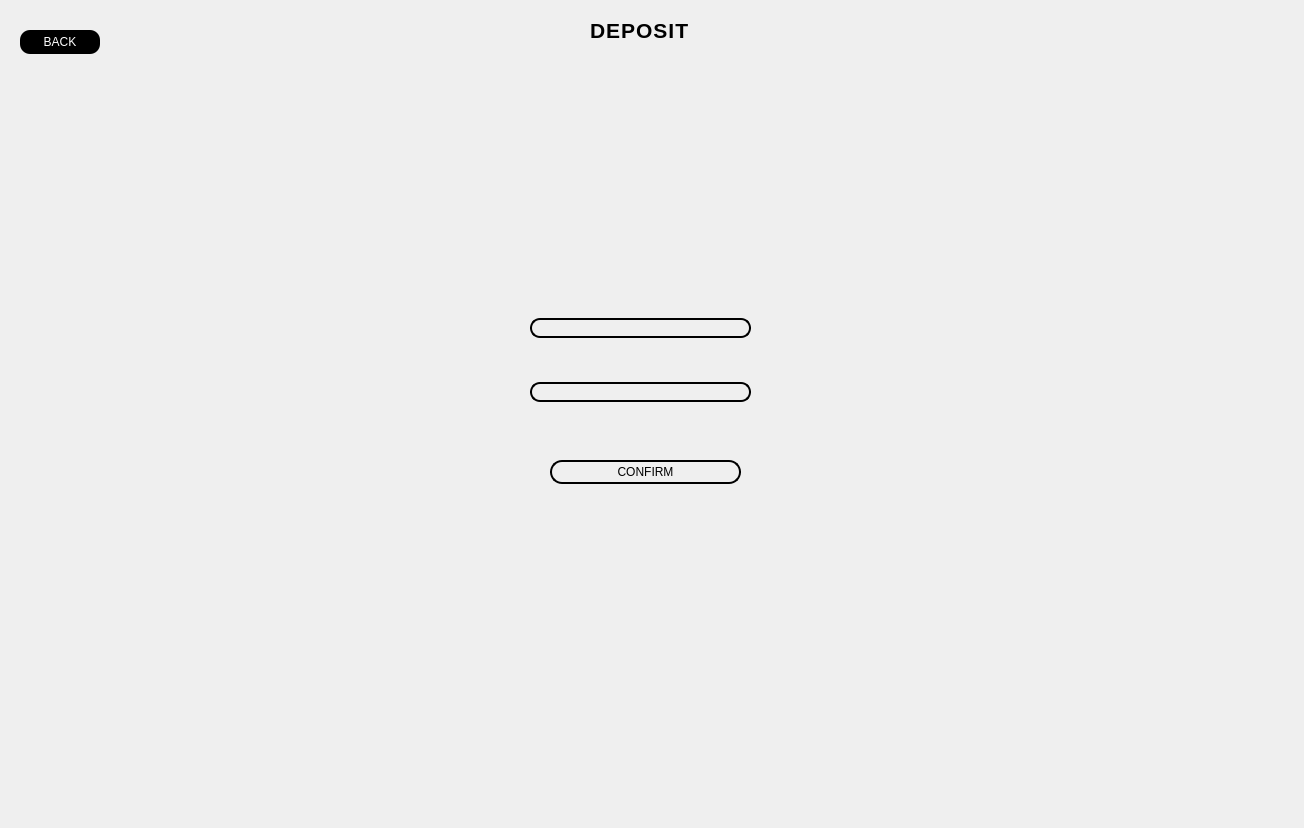
<?xml version="1.0" encoding="UTF-8"?>
<ui version="4.0">
 <class>CurrentUserDepositDialog</class>
 <widget class="QDialog" name="CurrentUserDepositDialog">
  <property name="geometry">
   <rect>
    <x>0</x>
    <y>0</y>
    <width>1304</width>
    <height>828</height>
   </rect>
  </property>
  <property name="windowTitle">
   <string>Dialog</string>
  </property>
  <widget class="QPushButton" name="pushButtonCUDepositBack">
   <property name="geometry">
    <rect>
     <x>20</x>
     <y>30</y>
     <width>80</width>
     <height>24</height>
    </rect>
   </property>
   <property name="styleSheet">
    <string notr="true">#pushButtonCUDepositBack{
background-color:black;
color:white;
border-radius:10px;
}
#pushButtonCUDepositBack:hover{

background-color:rgb(85, 170, 255);
}

#pushButtonCUDepositBack:pressed{
	background-color: rgb(0, 85, 255);

}</string>
   </property>
   <property name="text">
    <string>BACK</string>
   </property>
  </widget>
  <widget class="QWidget" name="widget" native="true">
   <property name="geometry">
    <rect>
     <x>410</x>
     <y>200</y>
     <width>461</width>
     <height>331</height>
    </rect>
   </property>
   <property name="styleSheet">
    <string notr="true">#widget{
	border-image: url(:/images/border 1.png);
}</string>
   </property>
   <widget class="QWidget" name="layoutWidget">
    <property name="geometry">
     <rect>
      <x>120</x>
      <y>80</y>
      <width>221</width>
      <height>161</height>
     </rect>
    </property>
    <layout class="QGridLayout" name="gridLayout">
     <item row="0" column="0">
      <widget class="QLineEdit" name="lineEditUserTransactionDepositNum">
       <property name="styleSheet">
        <string notr="true">#lineEditUserTransactionDepositNum{
	background-color: transparent;
border-radius: 10px ;
border: 2px solid black

}</string>
       </property>
      </widget>
     </item>
     <item row="1" column="0">
      <widget class="QLineEdit" name="lineEditUserTransactionDepositEng">
       <property name="styleSheet">
        <string notr="true">#lineEditUserTransactionDepositEng{
	background-color: transparent;
border-radius: 10px ;
border: 2px solid black

}</string>
       </property>
      </widget>
     </item>
    </layout>
   </widget>
   <widget class="QPushButton" name="pushButtonConfirmDeposit">
    <property name="geometry">
     <rect>
      <x>140</x>
      <y>260</y>
      <width>191</width>
      <height>24</height>
     </rect>
    </property>
    <property name="styleSheet">
     <string notr="true">#pushButtonConfirmDeposit{
color: rgb(0, 0, 0);
border-background: transparent;
border-radius :12px;
border: 2px solid black;
font: 700 11pt &quot;Arial&quot;;
}


#pushButtonConfirmDeposit:hover{

background-color:rgb(85, 170, 255);
}

#pushButtonConfirmDeposit:pressed{
	background-color: rgb(0, 85, 255);

}</string>
    </property>
    <property name="text">
     <string>CONFIRM</string>
    </property>
   </widget>
  </widget>
  <widget class="QLabel" name="label">
   <property name="geometry">
    <rect>
     <x>590</x>
     <y>20</y>
     <width>201</width>
     <height>20</height>
    </rect>
   </property>
   <property name="styleSheet">
    <string notr="true">
color: rgb(0, 0, 0);
font-weight: bold;
font-size: 16pt;
font-family: &quot;Arial&quot;, sans-serif;
text-transform: uppercase;
letter-spacing: 1px;
</string>
   </property>
   <property name="text">
    <string>DEPOSIT</string>
   </property>
  </widget>
 </widget>
 <resources/>
 <connections/>
</ui>
